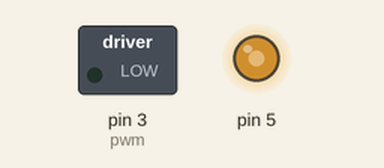
The sketch below on a simulated Arduino Uno, built with avr-gcc and run on an emulated ATmega328P. Shown: switched loads named in the sketch (green lamp = pin HIGH), output pins drawn as LEDs (lit = HIGH).

Above: at 0.1 s.
At 38.1 s:
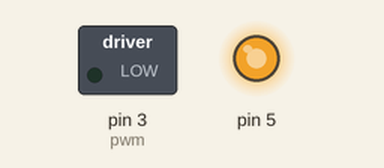
Timing chart, 0 to 39.6 s (numbered marks = the images above):
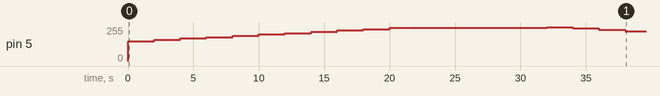

The sketch:

quad_1.ino
```cpp
/*
 Provide power to the rotors of a motor using PWM pins of ATMEGA

 */

int value = 0;
#define pwm 3

void setup()  {
  int r1 = 5, r2 = 6, b1 = 10, b2 = 11, l1 = A3, l2 = A2, l3 = A1, l4 = A0;
  pinMode(pwm, OUTPUT);
  //digitalWrite(5 , HIGH);
  digitalWrite(6 , HIGH);
  digitalWrite(10 , HIGH);
  digitalWrite(11 , HIGH);
  // nothing happens in setup
}

void loop()
{
   for(int fadeValue = 150 ; fadeValue <= 255; fadeValue +=10)
   {
     setVoltage(fadeValue);
    // sets the value (range from 0 to 255)
    delay(2000);
    }

  delay(10000);

   // fade out from max to min in increments of 5 points:
   for(int fadeValue = 255 ; fadeValue >= 150; fadeValue -=10)
   {
     setVoltage(fadeValue);
    // sets the value (range from 0 to 255)
    delay(2000);
   }

}

void setVoltage(int fadeValue){
  /*analogWrite(5, fadeValue);
    analogWrite(6, fadeValue);
    analogWrite(10, fadeValue);
    analogWrite(11, fadeValue);*/
    analogWrite(5,fadeValue);
}
```

Measured:
- by itself, pin 5: rises from 0/255 to 255/255 in 32.0 s, then falls to 225/255 in 6.0 s
